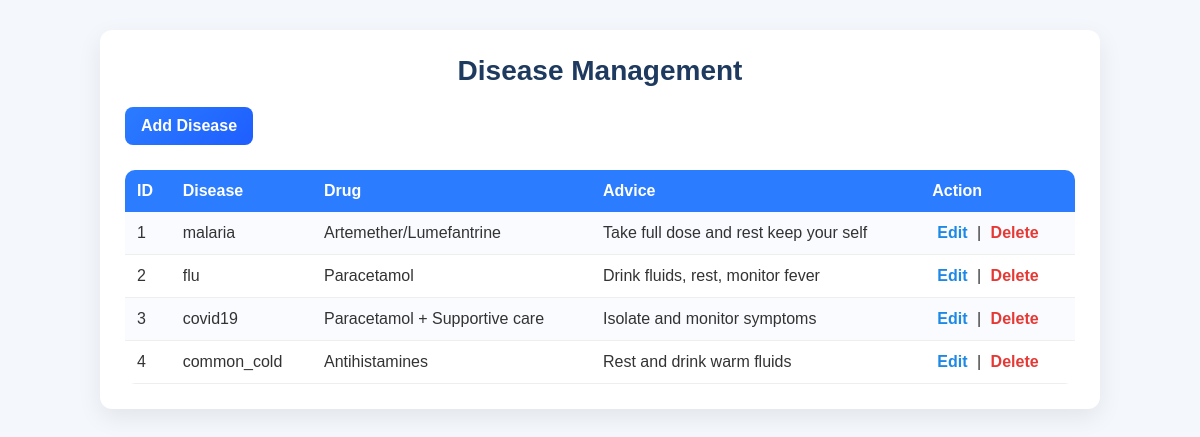
The app's page /admin/diseases (signed in), older data.
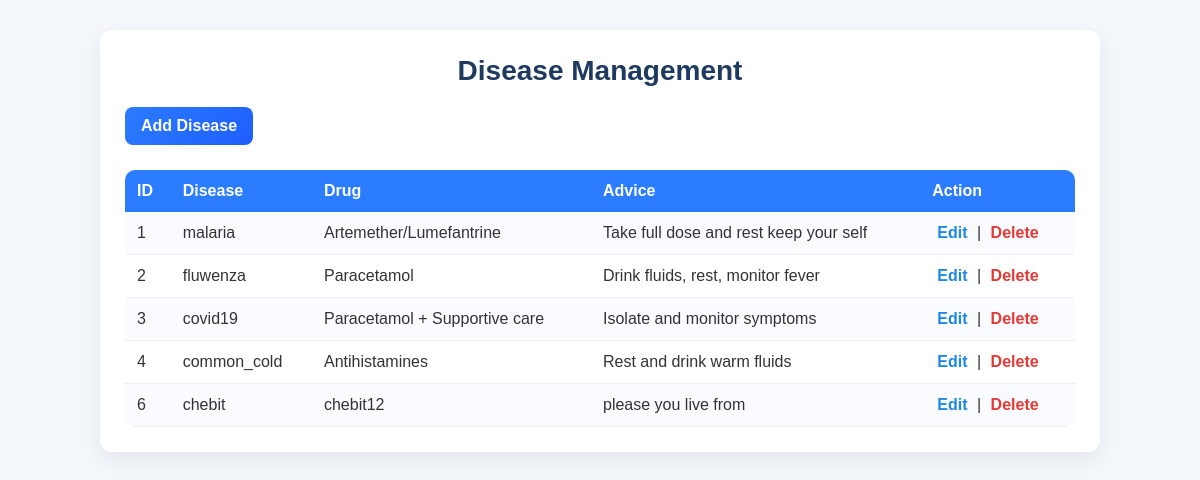
The same page, newer data.
### tables this page shows
CREATE TABLE treatments (
        id INTEGER PRIMARY KEY AUTOINCREMENT,
        disease TEXT NOT NULL,
        drug_name TEXT,
        advice TEXT
    );

### app.py (the view)
@app.route("/admin/diseases")
def admin_diseases():
    if not is_admin():
        return redirect("/login")
    conn = get_connection()
    cur = conn.cursor()
    cur.execute("SELECT * FROM treatments")
    diseases = cur.fetchall()
    conn.close()
    return render_template(
        "admin/diseases.html",
        diseases=diseases
    )

### app.py (called while the page is built)
def is_admin():
    return session.get("role") == "admin"

### database/database.py (called while the page is built)
def get_connection():
    conn = sqlite3.connect(DB_PATH)
    conn.row_factory = sqlite3.Row
    return conn

### templates/admin/diseases.html (shortened to what this page needs)
<!DOCTYPE html>
<html>
<head>
    <link rel="stylesheet"
          href="{{ url_for('static', filename='css/diseases.css') }}">
</head>
<body>
<div class="container">
    <h1>Disease Management</h1>
    <a href="/admin/add_disease" class="add-btn">
        Add Disease
    </a>
    <table>
        <tr>
            <th>ID</th>
            <th>Disease</th>
            <th>Drug</th>
            <th>Advice</th>
            <th>Action</th>
        </tr>
        {% for d in diseases %}
        <tr>
            <td>{{ d.id }}</td>
            <td>{{ d.disease }}</td>
            <td>{{ d.drug_name }}</td>
            <td>{{ d.advice }}</td>
            <td>
                <a href="/admin/edit_disease/{{ d.id }}">
                    Edit
                </a>
                |
                <a href="/admin/delete_disease/{{ d.id }}"
                   onclick="return confirm('Delete disease?')">
                    Delete
                </a>
            </td>
        </tr>
        {% endfor %}
    </table>
</div>
</body>
</html>

Row changes from the older to the newer data that the page shows:
changed treatments "Paracetamol": disease "flu" → "fluwenza"
added treatments: id "6", disease "chebit", drug_name "chebit12", advice "please you live from"
